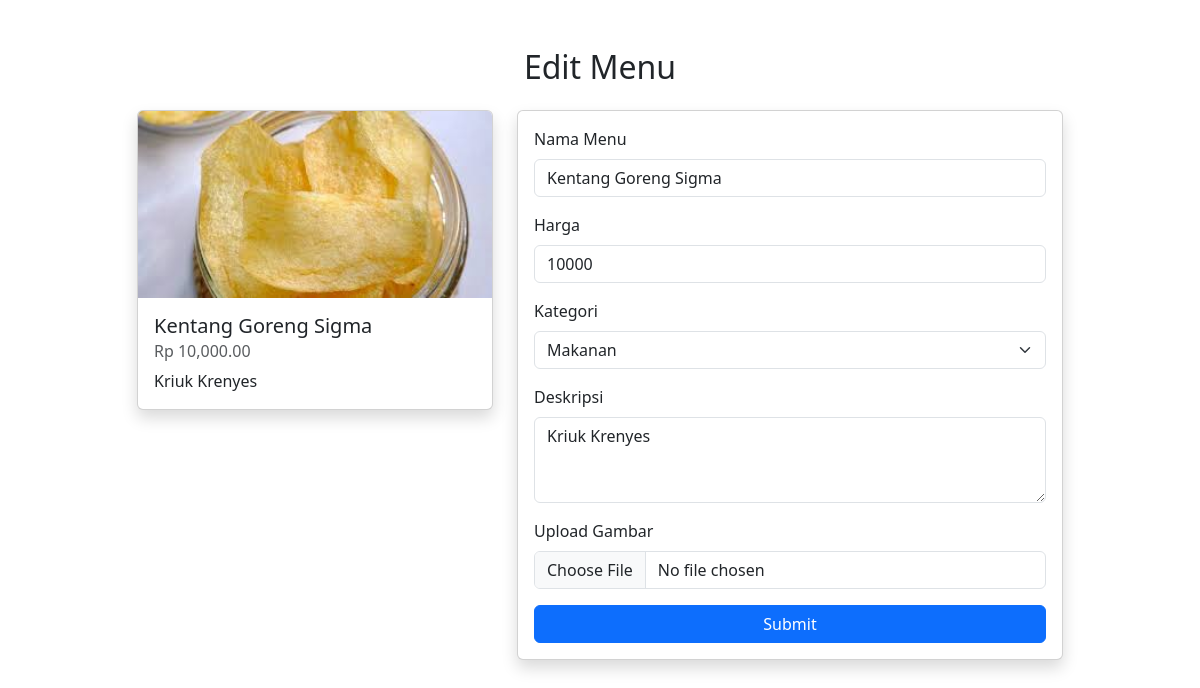
Page /admin/editmenu.php?edit=8 (signed in) on the committed database.
### tables this page shows
CREATE TABLE `menu` (
  `id_menu` int(11) NOT NULL,
  `name` varchar(100) NOT NULL,
  `description` text DEFAULT NULL,
  `price` bigint(255) NOT NULL,
  `category_id` int(11) DEFAULT NULL,
  `image` varchar(100) DEFAULT NULL
);

### admin/editmenu.php (the view, shortened to what this page needs)
<?php
include '../koneksi.php';
$id = $_GET['edit'];
$query = "SELECT * FROM menu WHERE id_menu = $id";
$data = mysqli_query($conn, $query);
$row = mysqli_fetch_array($data);
?>
<!doctype html>
<html lang="en">
<head>
    <link href="https://cdn.jsdelivr.net/npm/bootstrap@5.3.3/dist/css/bootstrap.min.css" rel="stylesheet">
</head>
<body>
<div class="container mt-5">
    <h2 class="text-center mb-4">Edit Menu</h2>
    <div class="row justify-content-center">
        <div class="col-md-4">
            <div class="card shadow">
                <img src="../assets/img/<?= $row['image'] ?>" class="card-img-top" alt="Gambar Makanan">
                <div class="card-body">
                    <h5 class="card-title"><?= htmlspecialchars($row['name']) ?></h5>
                    <h6 class="card-subtitle mb-2 text-muted">Rp <?= number_format($row['price'], 2) ?></h6>
                    <p class="card-text"><?= htmlspecialchars($row['description']) ?></p>
                </div>
            </div>
        </div>
        <div class="col-md-6">
            <div class="card shadow">
                <div class="card-body">
                    <form action="proces.php" method="POST" enctype="multipart/form-data">
                        <div class="mb-3">
                            <label for="nama" class="form-label">Nama Menu</label>
                            <input type="text" class="form-control" name="nama" id="nama" value="<?= htmlspecialchars($row['name']) ?>" required>
                        </div>
                        <div class="mb-3">
                            <label for="harga" class="form-label">Harga</label>
                            <input type="number" class="form-control" name="harga" id="harga" value="<?= $row['price'] ?>" required>
                        </div>
                        <div class="mb-3">
                            <label for="kategori" class="form-label">Kategori</label>
                            <select class="form-select" name="kategori" id="kategori" required>
                                <option value="1" <?= $row['category_id'] == 1 ? 'selected' : '' ?>>Makanan</option>
                            </select>
                        </div>
                        <div class="mb-3">
                            <label for="deskripsi" class="form-label">Deskripsi</label>
                            <textarea class="form-control" name="deskripsi" id="deskripsi" rows="3" required><?= htmlspecialchars($row['description']) ?></textarea>
                        </div>
                        <div class="mb-3">
                            <label for="image" class="form-label">Upload Gambar</label>
                            <input type="file" class="form-control" name="image" id="image">
                        </div>
                        <button type="submit" name="submitedit" class="btn btn-primary w-100">Submit</button>
                    </form>
                </div>
            </div>
        </div>
    </div>
</div>
</body>
</html>

### rows in the picture
menu: image (picture), name "Kentang Goreng Sigma", price "10,000.00", description "Kriuk Krenyes", nama "Kentang Goreng Sigma", harga "10000", deskripsi "Kriuk Krenyes"
